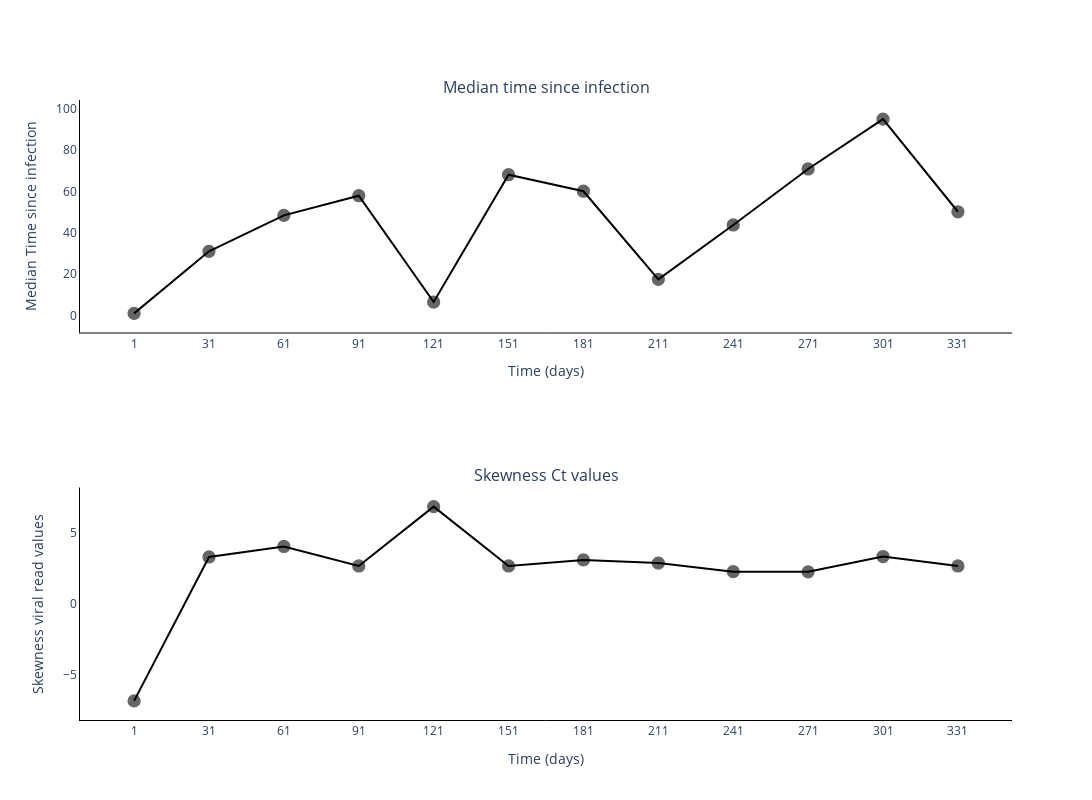

Notebook code for this chart:
### Markdown cell above
### Plot skenewss and median

### Code cell
fig = go.Figure()
fig = make_subplots(rows=2, cols=1, subplot_titles=('Median time since infection', 'Skewness Ct values'))

median_ti = []

for ti in time_since_infec[0]:
    median_ti.append(np.median(ti))


fig.add_trace(
    go.Scatter(
        y=median_ti,
        x=sample_points,
        mode='lines+markers',
        connectgaps=True,
        name='Median times',
        marker_line=dict(width=1.25, color='black'),
        marker_opacity=0.6,
        marker_size=12,
        line_color='black',
        showlegend=False,
    ),
    row=1,
    col=1
)

fig.add_trace(
    go.Scatter(
        y=skews,
        x=sample_points,
        mode='lines+markers',
        connectgaps=True,
        name='Skewness viral read values',
        marker_line=dict(width=1.25, color='black'),
        marker_opacity=0.6,
        marker_size=12,
        line_color='black',
        showlegend=False,
    ),
    row=2,
    col=1
)

# Add axis labels
fig.update_layout(
    width=1100, 
    height=800,
    plot_bgcolor='white',
    xaxis=dict(
        linecolor='black',
        tickvals=sample_points.tolist(),
        title = 'Time (days)'
        ),
    yaxis=dict(
        linecolor='black',
        title = 'Median Time since infection'),
    xaxis2=dict(
        linecolor='black',
        tickvals=sample_points.tolist(),
        title = 'Time (days)'
        ),
    yaxis2=dict(
        linecolor='black',
        title = 'Skewness viral read values')
    #legend=dict(
    #    orientation="h",
    #    yanchor="bottom",
    #    y=1.02,
    #    xanchor="right",
    #    x=1
    #)
    )

fig.write_image('images/Median_vs_Skewness-HPV.pdf')
fig.show()

### Figure 1 — Plotly figure (JSON) as saved in the notebook; plotly's stock layout.template omitted (floating-point values rounded to 4 significant figures)
{"data": [{"connectgaps": true, "line": {"color": "black"}, "marker": {"line": {"color": "black", "width": 1.25}, "opacity": 0.6, "size": 12}, "mode": "lines+markers", "name": "Median times", "showlegend": false, "type": "scatter", "x": [1, 31, 61, 91, 121, 151, 181, 211, 241, 271, 301, 331], "xaxis": "x", "y": [1, 31, 48.39, 57.88, 6.49, 68.02, 60.05, 17.44, 43.73, 70.8, 94.9, 50.13], "yaxis": "y"}, {"connectgaps": true, "line": {"color": "black"}, "marker": {"line": {"color": "black", "width": 1.25}, "opacity": 0.6, "size": 12}, "mode": "lines+markers", "name": "Skewness viral read values", "showlegend": false, "type": "scatter", "x": [1, 31, 61, 91, 121, 151, 181, 211, 241, 271, 301, 331], "xaxis": "x2", "y": [-6.857, 3.302, 4.046, 2.667, 6.857, 2.667, 3.096, 2.87, 2.264, 2.253, 3.334, 2.667], "yaxis": "y2"}], "layout": {"annotations": [{"font": {"size": 16}, "showarrow": false, "text": "Median time since infection", "x": 0.5, "xanchor": "center", "xref": "paper", "y": 1, "yanchor": "bottom", "yref": "paper"}, {"font": {"size": 16}, "showarrow": false, "text": "Skewness Ct values", "x": 0.5, "xanchor": "center", "xref": "paper", "y": 0.375, "yanchor": "bottom", "yref": "paper"}], "height": 800, "plot_bgcolor": "white", "width": 1100, "xaxis": {"anchor": "y", "domain": [0, 1], "linecolor": "black", "tickvals": [1, 31, 61, 91, 121, 151, 181, 211, 241, 271, 301, 331], "title": {"text": "Time (days)"}}, "xaxis2": {"anchor": "y2", "domain": [0, 1], "linecolor": "black", "tickvals": [1, 31, 61, 91, 121, 151, 181, 211, 241, 271, 301, 331], "title": {"text": "Time (days)"}}, "yaxis": {"anchor": "x", "domain": [0.625, 1], "linecolor": "black", "title": {"text": "Median Time since infection"}}, "yaxis2": {"anchor": "x2", "domain": [0, 0.375], "linecolor": "black", "title": {"text": "Skewness viral read values"}}}}
